Frame 1 (no input): blank canvas, image omitted
Frame 60 (no input): blank canvas, image omitted
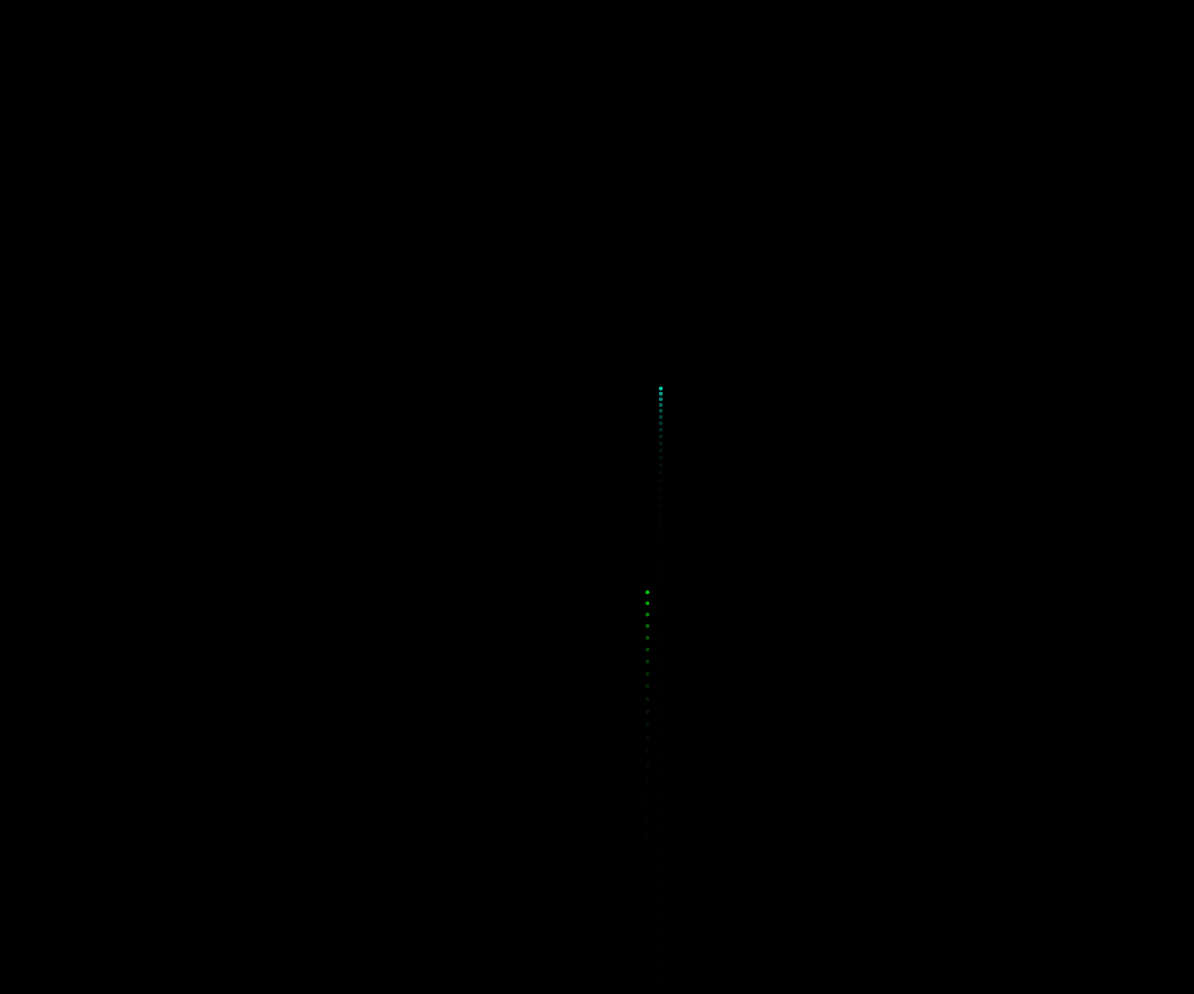
Frame 120 (the mouse pressed at the canvas centre since frame 60)

The p5.js sketch whose frames 1 and 60 were blank and that drew this single picture after the mouse press (run headless with seeded random() and noise() and a simulated clock; from frame 60 on, the mouse is pressed at the canvas centre):

// p5.js sketch
// ── sketch.js

 var W = window.innerWidth;
 var H = window.innerHeight;
var fireworks = [];
var gravity;


function setup() {
    createCanvas(W-6,H-6);
    gravity = createVector(0,0.2);
    background(0);
    colorMode(RGB);
}

function draw() {
    background(0,50);
    if(random(1)<0.03){
        fireworks.push(new Firework());
    }

    for(var i=fireworks.length-1;i>=0;i--){
        if(fireworks[i].paiticles.length===0&&fireworks[i].opacity<=0){
            fireworks.splice(i,1);
        }else{
            fireworks[i].update();
        }
    }
}
// ── firework.js

function Firework() {
    //每个烟花爆炸后的粒子
    this.paiticles = [];
    //每个烟花爆炸前也是一个粒子
    this.firework = new Particle(random(width),height,false);
    //是否爆炸
    this.exploded = false;
    //爆炸后透明度
    this.opacity = 255;

    this.color = [Math.floor(random(255)),Math.floor(random(255)),Math.floor(random(255))];
    this.update = function () {
        if(!this.exploded){
            stroke(this.color[0],this.color[1],this.color[2]);
            strokeWeight(4);
            //最高处爆炸
            if(this.firework.vel.y>=0){
                this.exploded = true;
                this.explode();
                return;
            }
            this.firework.applyForce(gravity);
            this.firework.update();
        }else{
            stroke(this.color[0],this.color[1],this.color[2],this.opacity);
            strokeWeight(2);
            this.opacity -= 6.4;
            for(var i=this.paiticles.length-1;i>=0;i--){
                if(this.opacity<=0){
                    this.paiticles.splice(i,1);
                }else{
                    this.paiticles[i].applyForce(gravity);
                    this.paiticles[i].vel.mult(0.96);
                    this.paiticles[i].update();
                }
            }
        }
    };

    this.explode = function () {
        for(var i=0;i<70;i++){
            var p = new Particle(this.firework.pos.x,this.firework.pos.y,true);
            this.paiticles.push(p);
        }
    };
}
// ── fireworks.html
<!DOCTYPE html>
<html lang="en">
<head>
    <meta charset="UTF-8">
    <title>烟花</title>
    <style>
        *{ padding: 0;margin: 0;}
    </style>
    <script src="p5.js"></script>
    <script src="sketch.js"></script>
    <script src="particle.js"></script>
    <script src="firework.js"></script>
</head>
<body>
</body>
</html>
// ── particle.js


function Particle(x,y,exploded) {
    //初始位置
    this.pos = createVector(x,y);
    //速度
    if(!exploded){
        this.vel = createVector(0,-(Math.random()*5+12));
    }else{
        this.vel = p5.Vector.random2D();
        this.vel.mult(random(4,10));
    }
    //加速度
    this.acc = createVector(0,0);


    this.applyForce = function (force) {
        this.acc.add(force);
    };

    this.update = function () {
        this.vel.add(this.acc);
        this.pos.add(this.vel);
        this.acc.mult(0);
        this.show();
    };

    this.show = function () {
        point(this.pos.x,this.pos.y);
    }
}
